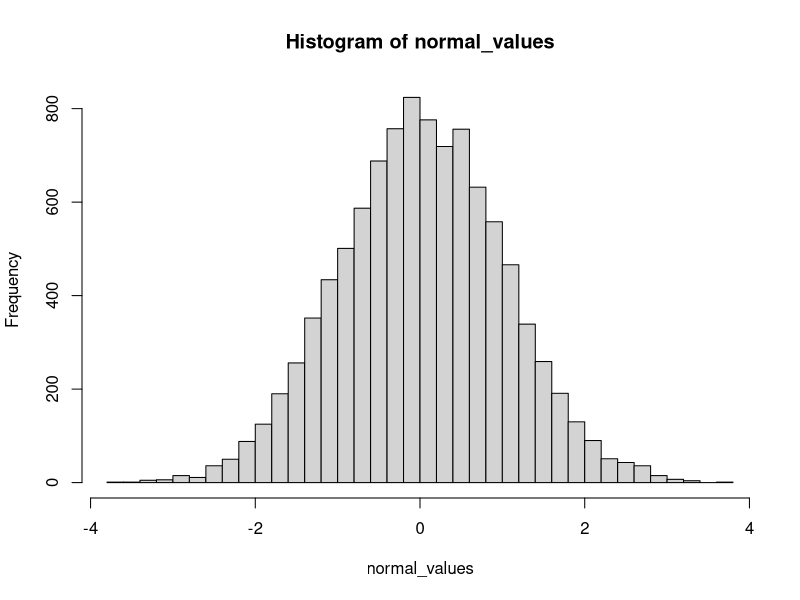
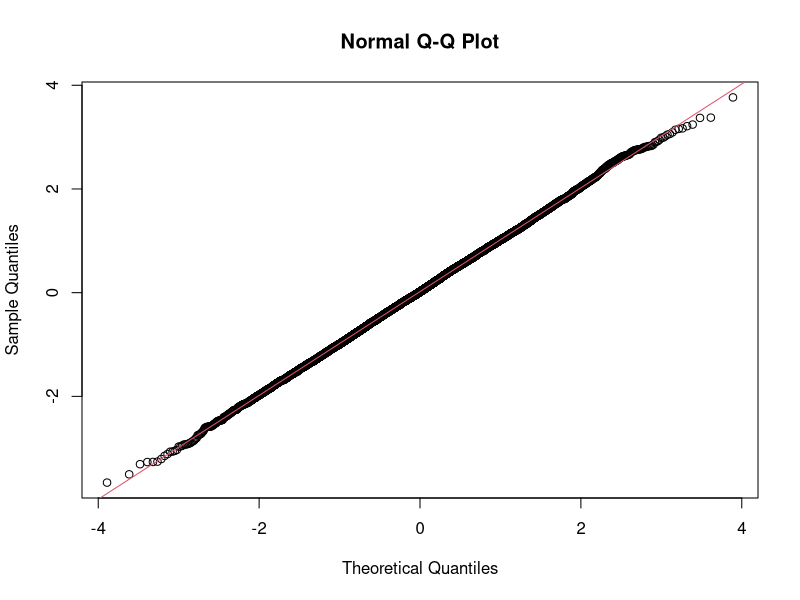
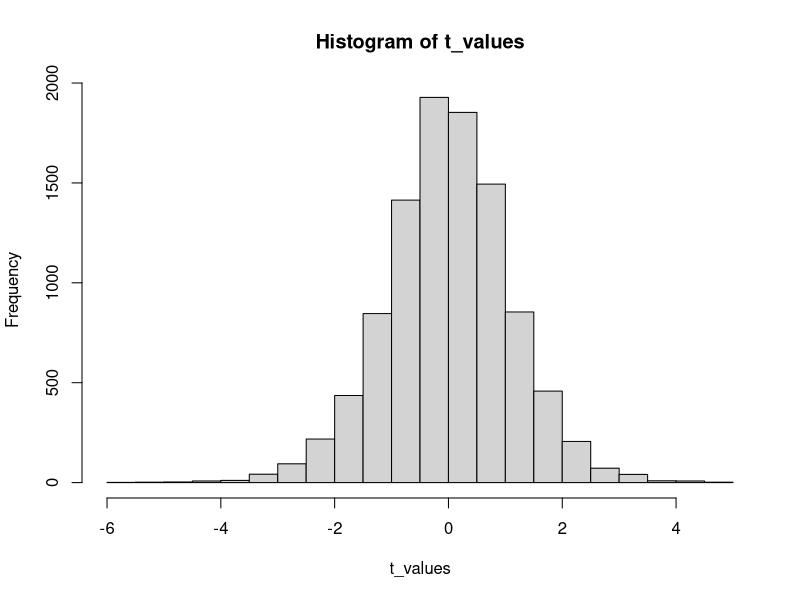
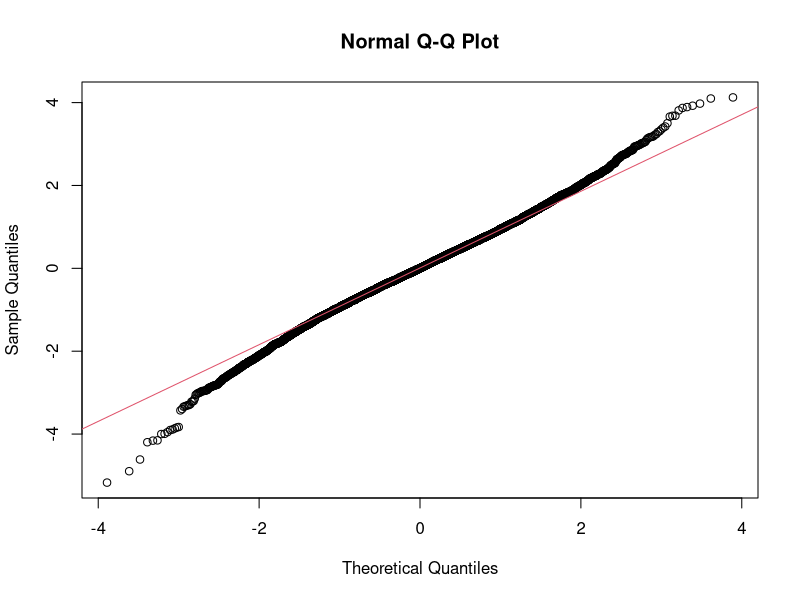
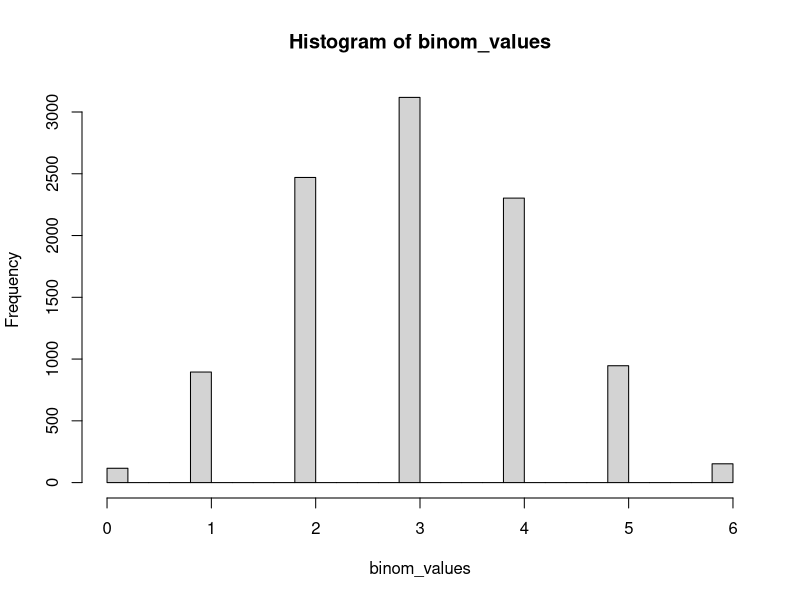
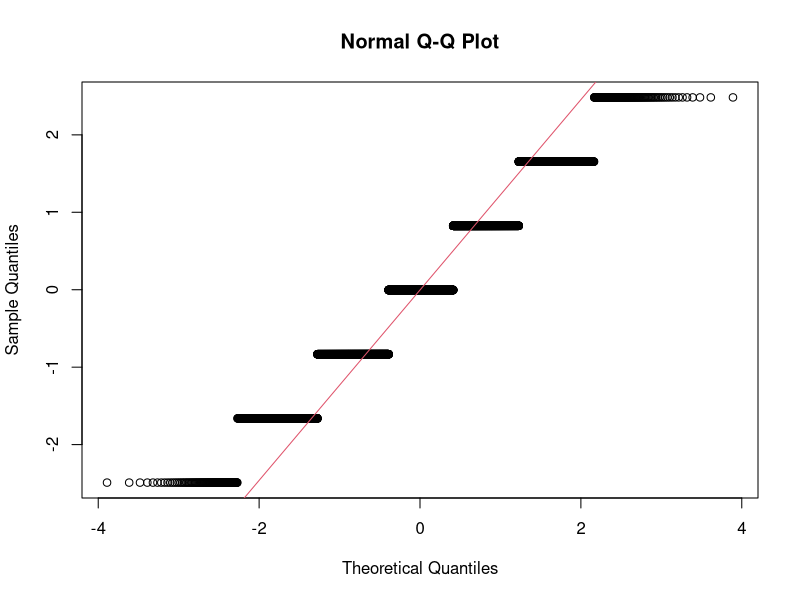
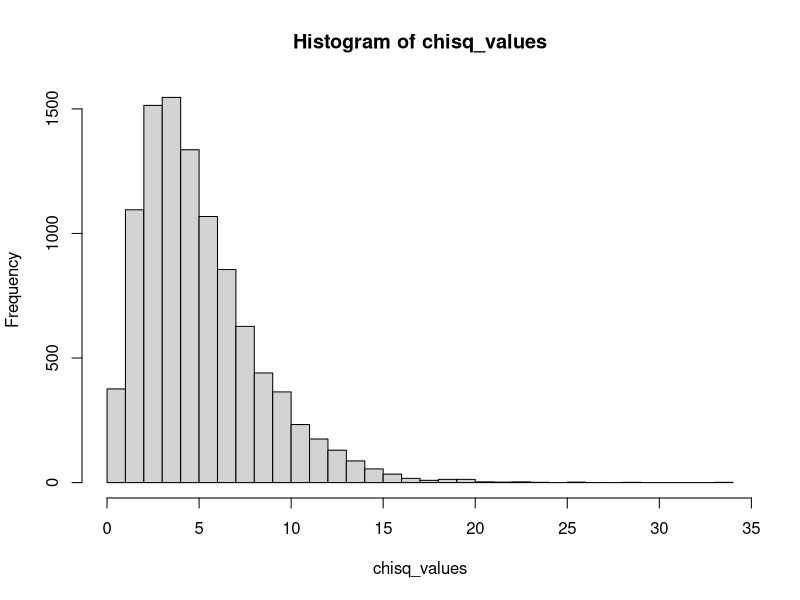
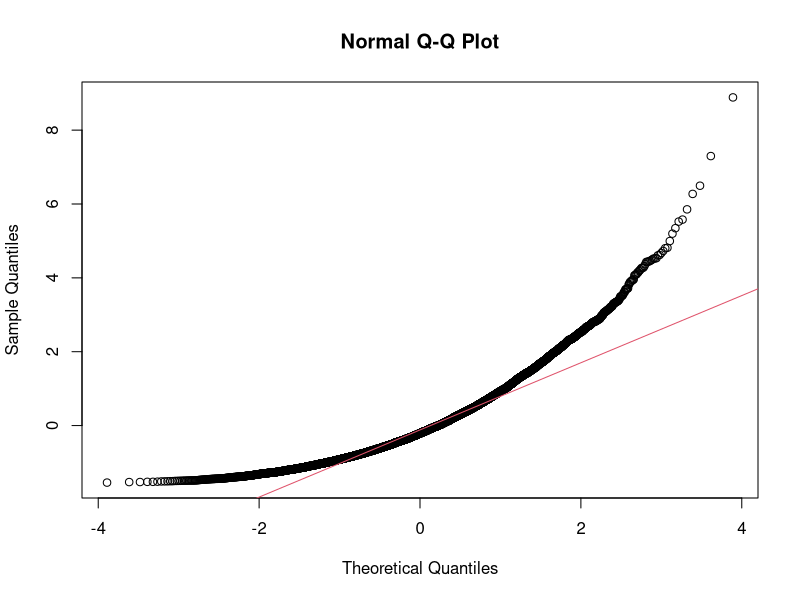

R code for these plots, in order:
## ---- chunk 1
library(dplyr)
library(ggplot2)
library(purrr)
## ---- chunk 2
normal_values <- rnorm(n = 10000)

hist(normal_values, breaks = 30)

# qqnorm plots the location of quantiles of the given distribution
# vs locations of corresponding quantiles of normal distribution.

qqnorm(normal_values); qqline(normal_values, col = 2)
## ---- chunk 3
# t-distribution is a family parameterized by degrees of freedom
t_values <- rt(n = 10000, df = 10)

hist(t_values, breaks = 30)

# normalize distribution for QQ
t_values <- (t_values - mean(t_values))/sd(t_values)
qqnorm(t_values); qqline(t_values, col = 2)
## ---- chunk 4
# flipping 6 fair coins at a time, how many heads do we get?
binom_values <- rbinom(n = 10000, 6, 0.5)

hist(binom_values, breaks = 30)

# normalize distribution for QQ
binom_values <- (binom_values - mean(binom_values))/sd(binom_values)
qqnorm(binom_values); qqline(binom_values, col = 2)
## ---- chunk 5
# family of distributions parameterized by degrees of freedom
chisq_values <- rchisq(n = 10000, df = 5)

hist(chisq_values, breaks = 30)

# normalize distribution for QQ
chisq_values <- (chisq_values - mean(chisq_values))/sd(chisq_values)
qqnorm(chisq_values); qqline(chisq_values, col = 2)
## ---- chunk 6
# family of distributions parameterized by TWO df1 values
f_values <- rf(n = 10000, df1 = 15, df2 = 50)

hist(f_values, breaks = 30)


# normalize distribution for QQ
f_values <- (f_values - mean(f_values))/sd(f_values)
qqnorm(f_values); qqline(f_values, col = 2)

## ---- chunk 7
# family of distributions parameterized by lambda ("mean rate")
poisson_values <- rpois(n = 10000, lambda = 5)

hist(poisson_values, breaks = 30)

# normalize distribution for QQ
poisson_values <- (poisson_values - mean(poisson_values))/sd(poisson_values)
qqnorm(poisson_values); qqline(poisson_values, col = 2)
